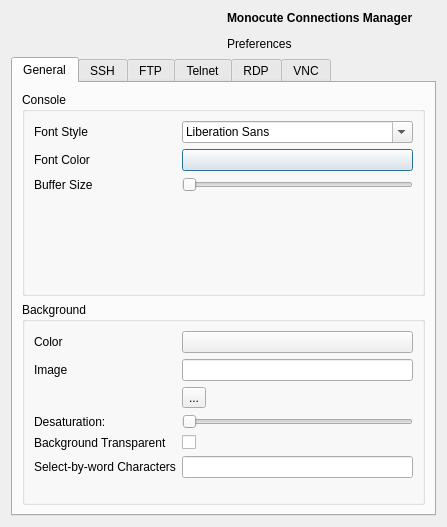
<?xml version="1.0" encoding="UTF-8"?>
<ui version="4.0">
 <class>dialog_preferences</class>
 <widget class="QDialog" name="dialog_preferences">
  <property name="geometry">
   <rect>
    <x>0</x>
    <y>0</y>
    <width>427</width>
    <height>527</height>
   </rect>
  </property>
  <property name="windowTitle">
   <string>Dialog</string>
  </property>
  <layout class="QHBoxLayout" name="horizontalLayout">
   <item>
    <layout class="QVBoxLayout" name="verticalLayout">
     <item>
      <layout class="QHBoxLayout" name="horizontalLayout_3">
       <item>
        <widget class="QLabel" name="label_Imagen">
         <property name="text">
          <string>&lt;html&gt;&lt;head/&gt;&lt;body&gt;&lt;p&gt;&lt;img src=&quot;:/Image/images/Monocute_web.png&quot;/&gt;&lt;/p&gt;&lt;/body&gt;&lt;/html&gt;</string>
         </property>
         <property name="pix" stdset="0">
          <pixmap>images/Monocute_web.png</pixmap>
         </property>
        </widget>
       </item>
       <item>
        <widget class="QLabel" name="label">
         <property name="text">
          <string>&lt;html&gt;&lt;head/&gt;&lt;body&gt;&lt;p&gt;&lt;span style=&quot; font-weight:600;&quot;&gt;Monocute Connections Manager&lt;/span&gt;&lt;/p&gt;&lt;p&gt;Preferences&lt;/p&gt;&lt;/body&gt;&lt;/html&gt;</string>
         </property>
        </widget>
       </item>
      </layout>
     </item>
     <item>
      <widget class="QTabWidget" name="tabs">
       <property name="currentIndex">
        <number>0</number>
       </property>
       <widget class="QWidget" name="tab">
        <attribute name="title">
         <string>General</string>
        </attribute>
        <layout class="QHBoxLayout" name="horizontalLayout_4">
         <item>
          <layout class="QVBoxLayout" name="verticalLayout_2">
           <item>
            <widget class="QGroupBox" name="groupBox">
             <property name="title">
              <string>Console</string>
             </property>
             <layout class="QHBoxLayout" name="horizontalLayout_5">
              <item>
               <layout class="QFormLayout" name="formLayout">
                <item row="0" column="0">
                 <widget class="QLabel" name="label_2">
                  <property name="text">
                   <string>Font Style</string>
                  </property>
                 </widget>
                </item>
                <item row="1" column="0">
                 <widget class="QLabel" name="label_4">
                  <property name="text">
                   <string>Font Color</string>
                  </property>
                 </widget>
                </item>
                <item row="2" column="0">
                 <widget class="QLabel" name="label_5">
                  <property name="text">
                   <string>Buffer Size                         </string>
                  </property>
                 </widget>
                </item>
                <item row="2" column="1">
                 <widget class="QSlider" name="horizontalSlider">
                  <property name="orientation">
                   <enum>Qt::Horizontal</enum>
                  </property>
                 </widget>
                </item>
                <item row="0" column="1">
                 <widget class="QFontComboBox" name="fontComboBox"/>
                </item>
                <item row="1" column="1">
                 <widget class="QPushButton" name="font_colorbutton">
                  <property name="text">
                   <string/>
                  </property>
                 </widget>
                </item>
               </layout>
              </item>
             </layout>
            </widget>
           </item>
           <item>
            <widget class="QGroupBox" name="groupBox_2">
             <property name="title">
              <string>Background</string>
             </property>
             <layout class="QHBoxLayout" name="horizontalLayout_6">
              <item>
               <layout class="QFormLayout" name="formLayout_2">
                <item row="0" column="0">
                 <widget class="QLabel" name="label_3">
                  <property name="text">
                   <string>Color</string>
                  </property>
                 </widget>
                </item>
                <item row="1" column="0">
                 <widget class="QLabel" name="label_6">
                  <property name="text">
                   <string>Image</string>
                  </property>
                 </widget>
                </item>
                <item row="3" column="0">
                 <widget class="QLabel" name="label_7">
                  <property name="text">
                   <string>Desaturation:</string>
                  </property>
                 </widget>
                </item>
                <item row="0" column="1">
                 <widget class="QPushButton" name="bg_colorbutton">
                  <property name="text">
                   <string/>
                  </property>
                 </widget>
                </item>
                <item row="4" column="0">
                 <widget class="QLabel" name="label_8">
                  <property name="text">
                   <string>Background Transparent</string>
                  </property>
                 </widget>
                </item>
                <item row="5" column="0">
                 <widget class="QLabel" name="label_9">
                  <property name="text">
                   <string>Select-by-word Characters</string>
                  </property>
                 </widget>
                </item>
                <item row="5" column="1">
                 <widget class="QLineEdit" name="lineEdit"/>
                </item>
                <item row="4" column="1">
                 <widget class="QCheckBox" name="checkBox">
                  <property name="text">
                   <string/>
                  </property>
                 </widget>
                </item>
                <item row="3" column="1">
                 <widget class="QSlider" name="horizontalSlider_2">
                  <property name="orientation">
                   <enum>Qt::Horizontal</enum>
                  </property>
                 </widget>
                </item>
                <item row="1" column="1">
                 <widget class="QLineEdit" name="bgimage_filechooserbutton">
                  <property name="autoFillBackground">
                   <bool>false</bool>
                  </property>
                  <property name="dragEnabled">
                   <bool>false</bool>
                  </property>
                  <property name="clearButtonEnabled">
                   <bool>true</bool>
                  </property>
                 </widget>
                </item>
                <item row="2" column="1">
                 <widget class="QToolButton" name="toolButton_11">
                  <property name="text">
                   <string>...</string>
                  </property>
                 </widget>
                </item>
               </layout>
              </item>
             </layout>
            </widget>
           </item>
          </layout>
         </item>
        </layout>
       </widget>
       <widget class="QWidget" name="tab_SSH">
        <attribute name="title">
         <string>SSH</string>
        </attribute>
        <layout class="QHBoxLayout" name="horizontalLayout_2">
         <item>
          <layout class="QVBoxLayout" name="verticalLayout_3">
           <item>
            <widget class="QGroupBox" name="groupBox_6">
             <property name="title">
              <string>Client</string>
             </property>
             <layout class="QHBoxLayout" name="horizontalLayout_9">
              <item>
               <layout class="QFormLayout" name="formLayout_5">
                <item row="0" column="0">
                 <widget class="QLineEdit" name="ssh_client_entry">
                  <property name="minimumSize">
                   <size>
                    <width>250</width>
                    <height>0</height>
                   </size>
                  </property>
                  <property name="cursorMoveStyle">
                   <enum>Qt::VisualMoveStyle</enum>
                  </property>
                 </widget>
                </item>
                <item row="0" column="1">
                 <widget class="QToolButton" name="toolButton">
                  <property name="text">
                   <string>...</string>
                  </property>
                 </widget>
                </item>
               </layout>
              </item>
             </layout>
            </widget>
           </item>
           <item>
            <widget class="QGroupBox" name="groupBox_5">
             <property name="title">
              <string>Default Options</string>
             </property>
             <layout class="QHBoxLayout" name="horizontalLayout_10">
              <item>
               <layout class="QFormLayout" name="formLayout_6">
                <item row="0" column="0">
                 <widget class="QLineEdit" name="ssh_default_options_entry">
                  <property name="minimumSize">
                   <size>
                    <width>250</width>
                    <height>0</height>
                   </size>
                  </property>
                 </widget>
                </item>
                <item row="0" column="1">
                 <widget class="QToolButton" name="toolButton_2">
                  <property name="text">
                   <string>...</string>
                  </property>
                 </widget>
                </item>
               </layout>
              </item>
             </layout>
            </widget>
           </item>
          </layout>
         </item>
        </layout>
       </widget>
       <widget class="QWidget" name="tab_6">
        <attribute name="title">
         <string>FTP</string>
        </attribute>
        <layout class="QHBoxLayout" name="horizontalLayout_13">
         <item>
          <layout class="QVBoxLayout" name="verticalLayout_7">
           <item>
            <widget class="QGroupBox" name="groupBox_7">
             <property name="title">
              <string>Client</string>
             </property>
             <layout class="QHBoxLayout" name="horizontalLayout_11">
              <item>
               <layout class="QFormLayout" name="formLayout_7">
                <item row="0" column="0">
                 <widget class="QLineEdit" name="ftp_client_entry">
                  <property name="minimumSize">
                   <size>
                    <width>250</width>
                    <height>0</height>
                   </size>
                  </property>
                  <property name="cursorMoveStyle">
                   <enum>Qt::VisualMoveStyle</enum>
                  </property>
                 </widget>
                </item>
                <item row="0" column="1">
                 <widget class="QToolButton" name="toolButton_3">
                  <property name="text">
                   <string>...</string>
                  </property>
                 </widget>
                </item>
               </layout>
              </item>
             </layout>
            </widget>
           </item>
           <item>
            <widget class="QGroupBox" name="groupBox_8">
             <property name="title">
              <string>Default Options</string>
             </property>
             <layout class="QHBoxLayout" name="horizontalLayout_12">
              <item>
               <layout class="QFormLayout" name="formLayout_8">
                <item row="0" column="0">
                 <widget class="QLineEdit" name="ftp_default_options_entry">
                  <property name="minimumSize">
                   <size>
                    <width>250</width>
                    <height>0</height>
                   </size>
                  </property>
                 </widget>
                </item>
                <item row="0" column="1">
                 <widget class="QToolButton" name="toolButton_4">
                  <property name="text">
                   <string>...</string>
                  </property>
                 </widget>
                </item>
               </layout>
              </item>
             </layout>
            </widget>
           </item>
          </layout>
         </item>
        </layout>
       </widget>
       <widget class="QWidget" name="tab_4">
        <attribute name="title">
         <string>Telnet</string>
        </attribute>
        <layout class="QHBoxLayout" name="horizontalLayout_16">
         <item>
          <layout class="QVBoxLayout" name="verticalLayout_8">
           <item>
            <widget class="QGroupBox" name="groupBox_9">
             <property name="title">
              <string>Client</string>
             </property>
             <layout class="QHBoxLayout" name="horizontalLayout_14">
              <item>
               <layout class="QFormLayout" name="formLayout_9">
                <item row="0" column="0">
                 <widget class="QLineEdit" name="telnet_client_entry">
                  <property name="minimumSize">
                   <size>
                    <width>250</width>
                    <height>0</height>
                   </size>
                  </property>
                  <property name="cursorMoveStyle">
                   <enum>Qt::VisualMoveStyle</enum>
                  </property>
                 </widget>
                </item>
                <item row="0" column="1">
                 <widget class="QToolButton" name="toolButton_5">
                  <property name="text">
                   <string>...</string>
                  </property>
                 </widget>
                </item>
               </layout>
              </item>
             </layout>
            </widget>
           </item>
           <item>
            <widget class="QGroupBox" name="groupBox_10">
             <property name="title">
              <string>Default Options</string>
             </property>
             <layout class="QHBoxLayout" name="horizontalLayout_15">
              <item>
               <layout class="QFormLayout" name="formLayout_10">
                <item row="0" column="0">
                 <widget class="QLineEdit" name="telnet_default_options_entry">
                  <property name="minimumSize">
                   <size>
                    <width>250</width>
                    <height>0</height>
                   </size>
                  </property>
                 </widget>
                </item>
                <item row="0" column="1">
                 <widget class="QToolButton" name="toolButton_6">
                  <property name="text">
                   <string>...</string>
                  </property>
                 </widget>
                </item>
               </layout>
              </item>
             </layout>
            </widget>
           </item>
          </layout>
         </item>
        </layout>
       </widget>
       <widget class="QWidget" name="tab_7">
        <attribute name="title">
         <string>RDP</string>
        </attribute>
        <layout class="QHBoxLayout" name="horizontalLayout_19">
         <item>
          <layout class="QVBoxLayout" name="verticalLayout_9">
           <item>
            <widget class="QGroupBox" name="groupBox_11">
             <property name="title">
              <string>Client</string>
             </property>
             <layout class="QHBoxLayout" name="horizontalLayout_17">
              <item>
               <layout class="QFormLayout" name="formLayout_11">
                <item row="0" column="0">
                 <widget class="QLineEdit" name="rdp_client_entry">
                  <property name="minimumSize">
                   <size>
                    <width>250</width>
                    <height>0</height>
                   </size>
                  </property>
                  <property name="cursorMoveStyle">
                   <enum>Qt::VisualMoveStyle</enum>
                  </property>
                 </widget>
                </item>
                <item row="0" column="1">
                 <widget class="QToolButton" name="toolButton_7">
                  <property name="text">
                   <string>...</string>
                  </property>
                 </widget>
                </item>
               </layout>
              </item>
             </layout>
            </widget>
           </item>
           <item>
            <widget class="QGroupBox" name="groupBox_12">
             <property name="title">
              <string>Default Options</string>
             </property>
             <layout class="QHBoxLayout" name="horizontalLayout_18">
              <item>
               <layout class="QFormLayout" name="formLayout_12">
                <item row="0" column="0">
                 <widget class="QLineEdit" name="rdp_default_options_entry">
                  <property name="minimumSize">
                   <size>
                    <width>250</width>
                    <height>0</height>
                   </size>
                  </property>
                 </widget>
                </item>
                <item row="0" column="1">
                 <widget class="QToolButton" name="toolButton_8">
                  <property name="text">
                   <string>...</string>
                  </property>
                 </widget>
                </item>
               </layout>
              </item>
             </layout>
            </widget>
           </item>
          </layout>
         </item>
        </layout>
       </widget>
       <widget class="QWidget" name="VNC">
        <attribute name="title">
         <string>VNC</string>
        </attribute>
        <layout class="QHBoxLayout" name="horizontalLayout_22">
         <item>
          <layout class="QVBoxLayout" name="verticalLayout_10">
           <item>
            <widget class="QGroupBox" name="groupBox_13">
             <property name="title">
              <string>Client</string>
             </property>
             <layout class="QHBoxLayout" name="horizontalLayout_20">
              <item>
               <layout class="QFormLayout" name="formLayout_13">
                <item row="0" column="0">
                 <widget class="QLineEdit" name="vnc_client_entry">
                  <property name="minimumSize">
                   <size>
                    <width>250</width>
                    <height>0</height>
                   </size>
                  </property>
                  <property name="cursorMoveStyle">
                   <enum>Qt::VisualMoveStyle</enum>
                  </property>
                 </widget>
                </item>
                <item row="0" column="1">
                 <widget class="QToolButton" name="toolButton_9">
                  <property name="text">
                   <string>...</string>
                  </property>
                 </widget>
                </item>
               </layout>
              </item>
             </layout>
            </widget>
           </item>
           <item>
            <widget class="QGroupBox" name="groupBox_14">
             <property name="title">
              <string>Default Options</string>
             </property>
             <layout class="QHBoxLayout" name="horizontalLayout_21">
              <item>
               <layout class="QFormLayout" name="formLayout_14">
                <item row="0" column="0">
                 <widget class="QLineEdit" name="vnc_default_options_entry">
                  <property name="minimumSize">
                   <size>
                    <width>250</width>
                    <height>0</height>
                   </size>
                  </property>
                 </widget>
                </item>
                <item row="0" column="1">
                 <widget class="QToolButton" name="toolButton_10">
                  <property name="text">
                   <string>...</string>
                  </property>
                 </widget>
                </item>
                <item row="1" column="0">
                 <widget class="QCheckBox" name="checkBox_3">
                  <property name="text">
                   <string>Embedded</string>
                  </property>
                 </widget>
                </item>
               </layout>
              </item>
             </layout>
            </widget>
           </item>
          </layout>
         </item>
        </layout>
       </widget>
      </widget>
     </item>
    </layout>
   </item>
  </layout>
 </widget>
 <resources/>
 <connections/>
</ui>
